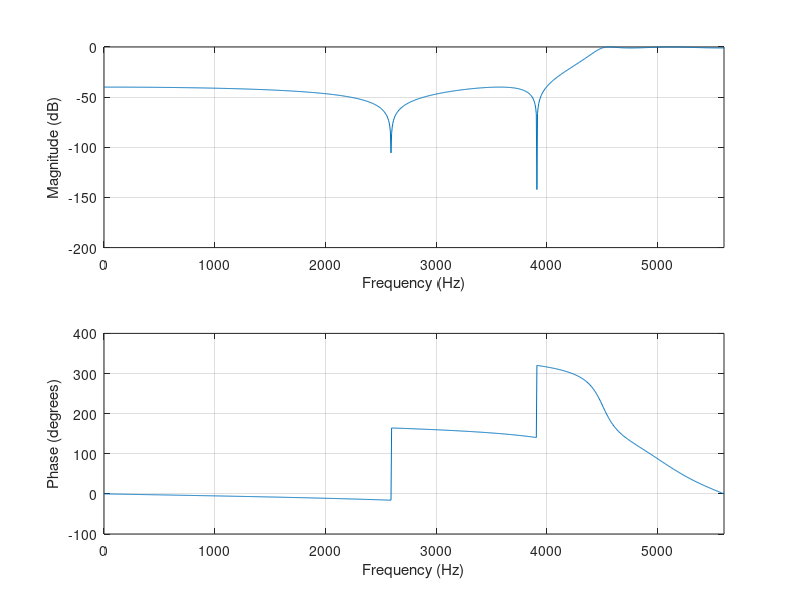
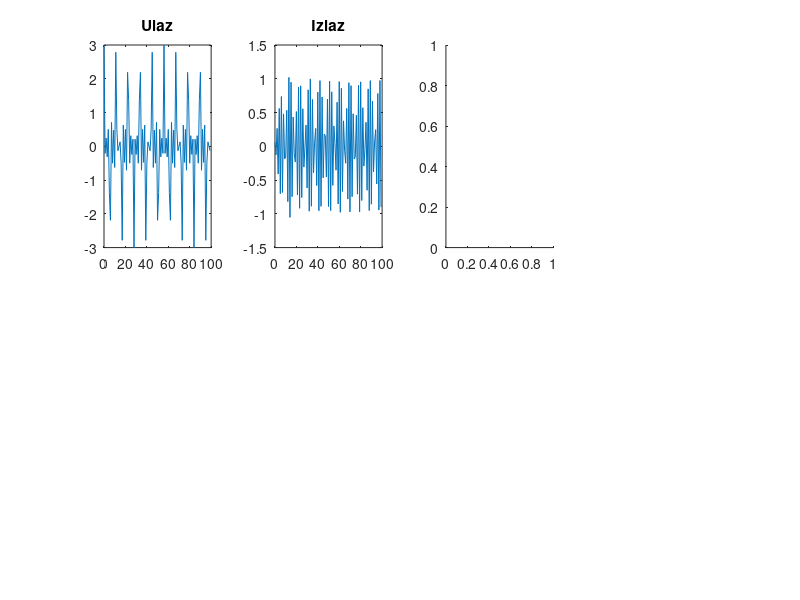

Write the MATLAB code that produced these figures, in order. (Note: this script raises an error after producing the figures.)
fsr = 11200
fp=4500
fs=3500
ap=1
as=40
[N,Wp] = ellipord(fp / (fsr/2), fs / (fsr/2), ap, as) 
[b,a] = ellip(N, ap, as, Wp, 'high'); 
freqz(b, a, 1024, fsr)

figure
n= 0: 99;
x = cos(2 * pi * (1000 / fsr) *n) +   cos(2 * pi * (3000 / fsr) *n)+cos(2 * pi * (5000 / fsr) *n)
y = filter(b, a, x)
subplot(2,4,1), plot(n, x), title('Ulaz');
xlim([0 100])
subplot(2,4,2), plot(n, y), title('Izlaz');
xlim([0 100])

u_sim = [n;x]';
subplot(2,4,3), plot(n, y_dir_1'), title('Izlaz dir 1');
delta_dir_1 = y - y_dir_1'
subplot(2,4,4), plot(n, delta_dir_1), title('Greska dir 1');

subplot(2,4,5), plot(n, y_dir_2'), title('Izlaz dir 2');
delta_dir_2 = y - y_dir_2'
subplot(2,4,6), plot(n, delta_dir_2), title('Greska dir 2');

subplot(2,4,7), plot(n, y_tran_1'), title('Izlaz tran 1');
delta_tran_1 = y - y_tran_1'
subplot(2,4,8), plot(n, delta_tran_1), title('Greska tran 1 ');

figure
subplot(1,3,1), plot(n, y), title('Izlaz');
delta_tran_2 = y - y_tran_2'
subplot(1,3,2), plot(n, y_tran_2'), title('Izlaz tran 2');
subplot(1, 3, 3), plot(n, delta_tran_2), title('Greska tran 2 ');

nule = roots(b)
polovi = roots(a)
blok_b1 = b(1) * conv([1 -nule(1)], [1 -nule(2)])
blok_b2 = conv([1 -nule(3)], [1 -nule(4)])

blok_a1 = 1* conv([1 -polovi(1)], [1 -polovi(2)])
blok_a2 = conv([1 -polovi(3)], [1 -polovi(4)])

figure
subplot(2,3,1), plot(n, y'), title('Izlaz ');
delta_kaskada = y - y_kaskada'

subplot(2,3,2), plot(n, y_kaskada'), title('Izlaz kaskada');
subplot(2,3,3), plot(n, delta_kaskada), title('Greska kaskada ');

struct.mode = 'fixed'
struct.roundmode = 'round'
struct.overflowmode = 'saturate'
struct.format = [8 6]
q6 = quantizer(struct)

struct.mode = 'fixed'
struct.roundmode = 'round'
struct.overflowmode = 'saturate'
struct.format = [18 16]
q16 = quantizer(struct)

b_kvan_6 = quantize(q6, b)
a_kvan_6 = quantize(q6, a)
freqz(b_kvan_6, a_kvan_6, 1024, fsr)

b_kvan_16 = quantize(q16, b)
a_kvan_16 = quantize(q16, a)
freqz(b_kvan_16, a_kvan_16, 1024, fsr)

figure
subplot(1,3,1), plot(n, y), title('Izlaz');
subplot(1,3,2), plot(n, y_kvan'), title('Kvantizovan ');
delta = y - y_kvan'
subplot(1,3,3), plot(n, delta), title('Greska Kvantizacije ');

figure
zplane(b_kvan_6, a_kvan_6)

y_fft = fft(y, 1024)
Py = sum (y_fft .* conj(y_fft) / (1024^2))

delta_dir_fft = fft(delta_dir_1, 1024)
Pdelta_dir = sum (delta_dir_fft .* conj(delta_dir_fft) / (1024^2))

delta_fft = fft(delta, 1024)
Pdelta_kvan = sum (delta_fft .* conj(delta_fft) / (1024^2))

SNR_delta_dir_1 = 10*log10(Py / Pdelta_dir)
SNR_delta_kvan = 10*log10(Py / Pdelta_kvan)
